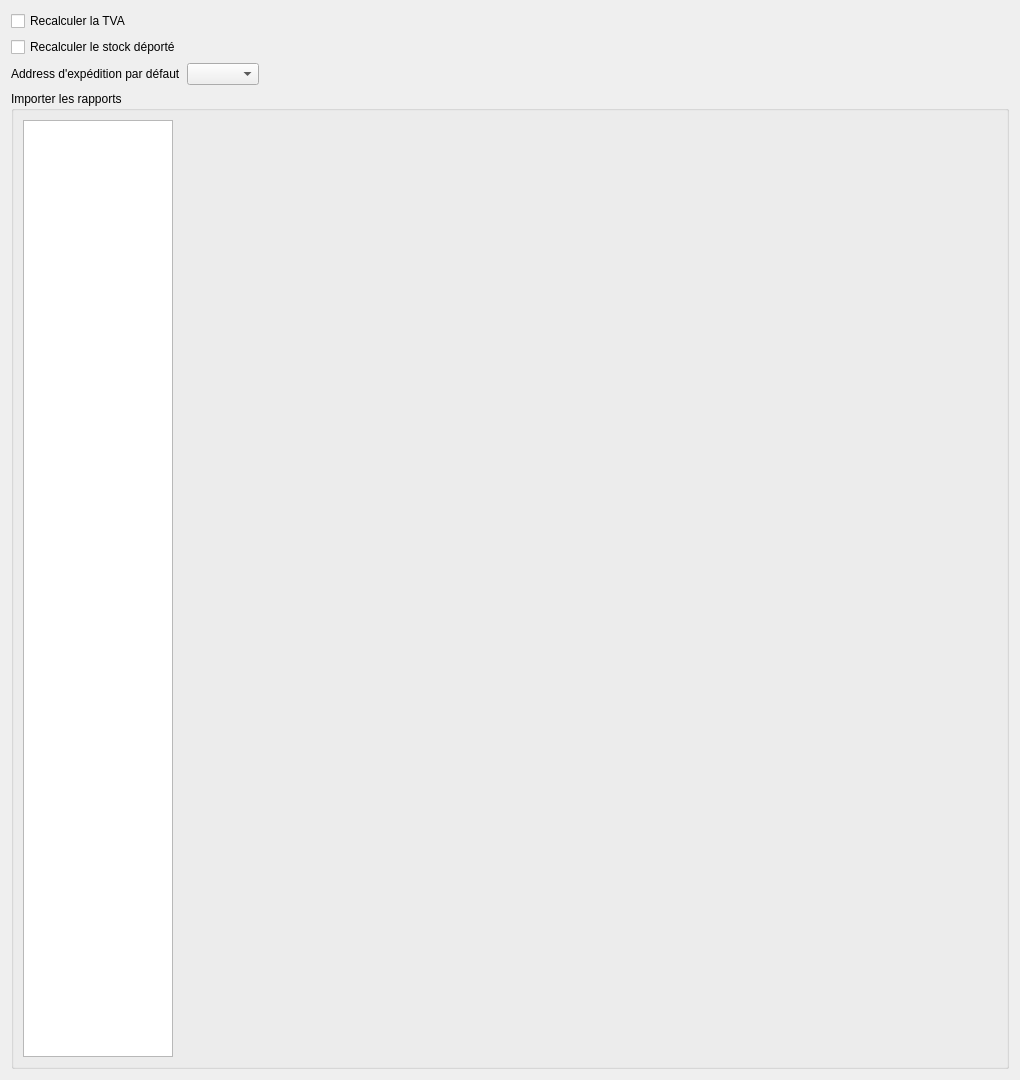
<?xml version="1.0" encoding="UTF-8"?>
<ui version="4.0">
 <class>OrderImporterWidget</class>
 <widget class="QWidget" name="OrderImporterWidget">
  <property name="geometry">
   <rect>
    <x>0</x>
    <y>0</y>
    <width>1020</width>
    <height>1080</height>
   </rect>
  </property>
  <property name="windowTitle">
   <string>Importation des commandes</string>
  </property>
  <layout class="QVBoxLayout" name="verticalLayout">
   <item>
    <widget class="QCheckBox" name="checkBoxRecomputeVat">
     <property name="text">
      <string>Recalculer la TVA</string>
     </property>
    </widget>
   </item>
   <item>
    <widget class="QCheckBox" name="checkBoxRecomputeInvetoryDeported">
     <property name="text">
      <string>Recalculer le stock déporté</string>
     </property>
    </widget>
   </item>
   <item>
    <layout class="QHBoxLayout" name="horizontalLayout_3">
     <item>
      <layout class="QFormLayout" name="formLayoutParamsCustom">
       <item row="0" column="0">
        <widget class="QLabel" name="label">
         <property name="text">
          <string>Address d'expédition par défaut</string>
         </property>
        </widget>
       </item>
       <item row="0" column="1">
        <widget class="QComboBox" name="comboShippingAddressDefault"/>
       </item>
      </layout>
     </item>
     <item>
      <spacer name="horizontalSpacer">
       <property name="orientation">
        <enum>Qt::Horizontal</enum>
       </property>
       <property name="sizeHint" stdset="0">
        <size>
         <width>40</width>
         <height>20</height>
        </size>
       </property>
      </spacer>
     </item>
    </layout>
   </item>
   <item>
    <widget class="QGroupBox" name="groupBox_5">
     <property name="title">
      <string>Importer les rapports</string>
     </property>
     <layout class="QHBoxLayout" name="horizontalLayout_5">
      <item>
       <widget class="QListWidget" name="listWidgetReportType">
        <property name="maximumSize">
         <size>
          <width>150</width>
          <height>16777215</height>
         </size>
        </property>
       </widget>
      </item>
      <item>
       <widget class="QStackedWidget" name="stackedWidgetReportType">
        <property name="sizePolicy">
         <sizepolicy hsizetype="Preferred" vsizetype="Preferred">
          <horstretch>0</horstretch>
          <verstretch>0</verstretch>
         </sizepolicy>
        </property>
        <property name="minimumSize">
         <size>
          <width>0</width>
          <height>0</height>
         </size>
        </property>
        <property name="maximumSize">
         <size>
          <width>16777215</width>
          <height>16777215</height>
         </size>
        </property>
       </widget>
      </item>
     </layout>
    </widget>
   </item>
  </layout>
 </widget>
 <resources/>
 <connections>
  <connection>
   <sender>listWidgetReportType</sender>
   <signal>currentRowChanged(int)</signal>
   <receiver>stackedWidgetReportType</receiver>
   <slot>setCurrentIndex(int)</slot>
   <hints>
    <hint type="sourcelabel">
     <x>369</x>
     <y>273</y>
    </hint>
    <hint type="destinationlabel">
     <x>516</x>
     <y>271</y>
    </hint>
   </hints>
  </connection>
 </connections>
</ui>
